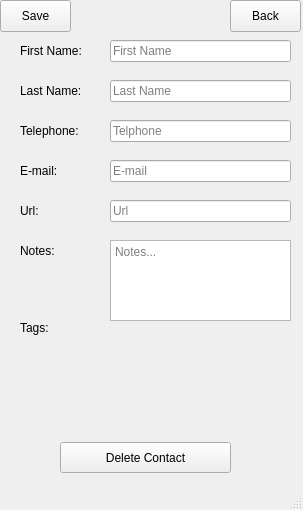
<?xml version="1.0" encoding="UTF-8"?>
<ui version="4.0">
 <class>MainWindow</class>
 <widget class="QMainWindow" name="MainWindow">
  <property name="geometry">
   <rect>
    <x>0</x>
    <y>0</y>
    <width>303</width>
    <height>510</height>
   </rect>
  </property>
  <property name="minimumSize">
   <size>
    <width>303</width>
    <height>510</height>
   </size>
  </property>
  <property name="maximumSize">
   <size>
    <width>303</width>
    <height>510</height>
   </size>
  </property>
  <property name="windowTitle">
   <string>MainWindow</string>
  </property>
  <widget class="QWidget" name="centralwidget">
   <widget class="QLabel" name="contact_name">
    <property name="geometry">
     <rect>
      <x>70</x>
      <y>0</y>
      <width>161</width>
      <height>31</height>
     </rect>
    </property>
    <property name="font">
     <font>
      <pointsize>18</pointsize>
     </font>
    </property>
    <property name="text">
     <string/>
    </property>
    <property name="alignment">
     <set>Qt::AlignCenter</set>
    </property>
   </widget>
   <widget class="QPushButton" name="back_button">
    <property name="geometry">
     <rect>
      <x>230</x>
      <y>0</y>
      <width>71</width>
      <height>32</height>
     </rect>
    </property>
    <property name="text">
     <string>Back</string>
    </property>
   </widget>
   <widget class="QPushButton" name="submit">
    <property name="geometry">
     <rect>
      <x>0</x>
      <y>0</y>
      <width>71</width>
      <height>32</height>
     </rect>
    </property>
    <property name="text">
     <string>Save</string>
    </property>
   </widget>
   <widget class="QTextEdit" name="notes">
    <property name="geometry">
     <rect>
      <x>110</x>
      <y>240</y>
      <width>181</width>
      <height>81</height>
     </rect>
    </property>
    <property name="placeholderText">
     <string>Notes...</string>
    </property>
   </widget>
   <widget class="QLabel" name="label_4">
    <property name="geometry">
     <rect>
      <x>20</x>
      <y>120</y>
      <width>81</width>
      <height>21</height>
     </rect>
    </property>
    <property name="text">
     <string>Telephone:</string>
    </property>
   </widget>
   <widget class="QLineEdit" name="telephone">
    <property name="geometry">
     <rect>
      <x>110</x>
      <y>120</y>
      <width>181</width>
      <height>22</height>
     </rect>
    </property>
    <property name="text">
     <string/>
    </property>
    <property name="placeholderText">
     <string>Telphone</string>
    </property>
   </widget>
   <widget class="QLabel" name="label_8">
    <property name="geometry">
     <rect>
      <x>20</x>
      <y>320</y>
      <width>60</width>
      <height>16</height>
     </rect>
    </property>
    <property name="text">
     <string>Tags:</string>
    </property>
   </widget>
   <widget class="QLineEdit" name="url">
    <property name="geometry">
     <rect>
      <x>110</x>
      <y>200</y>
      <width>181</width>
      <height>22</height>
     </rect>
    </property>
    <property name="text">
     <string/>
    </property>
    <property name="placeholderText">
     <string>Url</string>
    </property>
   </widget>
   <widget class="QLabel" name="label_3">
    <property name="geometry">
     <rect>
      <x>20</x>
      <y>160</y>
      <width>81</width>
      <height>21</height>
     </rect>
    </property>
    <property name="text">
     <string>E-mail:</string>
    </property>
   </widget>
   <widget class="QLineEdit" name="first_name">
    <property name="geometry">
     <rect>
      <x>110</x>
      <y>40</y>
      <width>181</width>
      <height>22</height>
     </rect>
    </property>
    <property name="inputMethodHints">
     <set>Qt::ImhNone</set>
    </property>
    <property name="text">
     <string/>
    </property>
    <property name="placeholderText">
     <string>First Name</string>
    </property>
   </widget>
   <widget class="QScrollArea" name="scrollArea">
    <property name="geometry">
     <rect>
      <x>10</x>
      <y>340</y>
      <width>281</width>
      <height>101</height>
     </rect>
    </property>
    <property name="font">
     <font>
      <underline>false</underline>
      <kerning>true</kerning>
     </font>
    </property>
    <property name="frameShape">
     <enum>QFrame::NoFrame</enum>
    </property>
    <property name="widgetResizable">
     <bool>true</bool>
    </property>
    <widget class="QWidget" name="scrollAreaWidgetContents">
     <property name="enabled">
      <bool>true</bool>
     </property>
     <property name="geometry">
      <rect>
       <x>0</x>
       <y>0</y>
       <width>281</width>
       <height>101</height>
      </rect>
     </property>
     <property name="sizePolicy">
      <sizepolicy hsizetype="Preferred" vsizetype="Preferred">
       <horstretch>0</horstretch>
       <verstretch>0</verstretch>
      </sizepolicy>
     </property>
     <property name="layoutDirection">
      <enum>Qt::LeftToRight</enum>
     </property>
     <layout class="QVBoxLayout" name="verticalLayout_2">
      <item>
       <layout class="QVBoxLayout" name="buttonListLayout">
        <property name="bottomMargin">
         <number>0</number>
        </property>
       </layout>
      </item>
     </layout>
    </widget>
   </widget>
   <widget class="QLabel" name="label_5">
    <property name="geometry">
     <rect>
      <x>20</x>
      <y>200</y>
      <width>81</width>
      <height>21</height>
     </rect>
    </property>
    <property name="text">
     <string>Url:</string>
    </property>
   </widget>
   <widget class="QLabel" name="label">
    <property name="geometry">
     <rect>
      <x>20</x>
      <y>40</y>
      <width>81</width>
      <height>21</height>
     </rect>
    </property>
    <property name="text">
     <string>First Name:</string>
    </property>
   </widget>
   <widget class="QLineEdit" name="last_name">
    <property name="geometry">
     <rect>
      <x>110</x>
      <y>80</y>
      <width>181</width>
      <height>22</height>
     </rect>
    </property>
    <property name="placeholderText">
     <string>Last Name</string>
    </property>
   </widget>
   <widget class="QLineEdit" name="email">
    <property name="geometry">
     <rect>
      <x>110</x>
      <y>160</y>
      <width>181</width>
      <height>22</height>
     </rect>
    </property>
    <property name="text">
     <string/>
    </property>
    <property name="placeholderText">
     <string>E-mail</string>
    </property>
   </widget>
   <widget class="QLabel" name="label_6">
    <property name="geometry">
     <rect>
      <x>20</x>
      <y>240</y>
      <width>81</width>
      <height>21</height>
     </rect>
    </property>
    <property name="text">
     <string>Notes:</string>
    </property>
   </widget>
   <widget class="QLabel" name="label_2">
    <property name="geometry">
     <rect>
      <x>20</x>
      <y>80</y>
      <width>81</width>
      <height>21</height>
     </rect>
    </property>
    <property name="text">
     <string>Last Name:</string>
    </property>
   </widget>
   <widget class="QPushButton" name="delete_button">
    <property name="geometry">
     <rect>
      <x>60</x>
      <y>442</y>
      <width>171</width>
      <height>31</height>
     </rect>
    </property>
    <property name="text">
     <string>Delete Contact</string>
    </property>
   </widget>
  </widget>
  <widget class="QMenuBar" name="menubar">
   <property name="geometry">
    <rect>
     <x>0</x>
     <y>0</y>
     <width>303</width>
     <height>22</height>
    </rect>
   </property>
  </widget>
  <widget class="QStatusBar" name="statusbar"/>
 </widget>
 <resources/>
 <connections/>
</ui>
